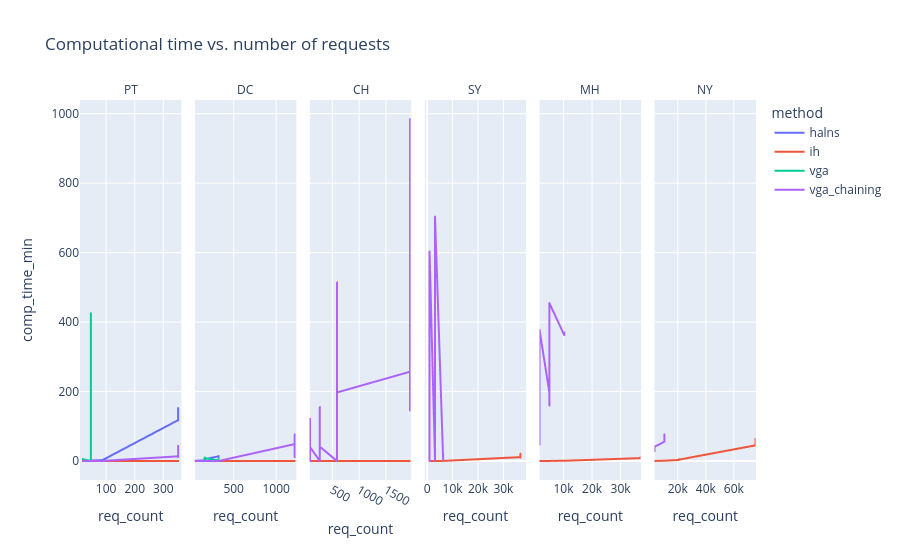

Notebook source saved alongside this figure:
### Code cell
fig = px.line(
    sort_df,
    # x='comp_time_min',
    # y='req_count',
    y='comp_time_min',
    x='req_count',
    color='method',
    title='Computational time vs. number of requests',
    # text="req_count",
    facet_col='area_short',
    # facet_row='area_short',
)

area_order = list(fig.layout.annotations[i].text.split('=')[-1] for i in range(len(fig.layout.annotations)))

for i, area_name in enumerate(area_order, start=1):
    req_data = sort_df[sort_df["area_short"] == area_name]  # Filter data for the current category
    bumper = 10
    if area_name == 'SY':
        bumper = 2000
    x_min = req_data["req_count"].min() - bumper
    x_max = req_data["req_count"].max() + bumper
    # x_min = req_data["comp_time_min"].min() -1
    # x_max = req_data["comp_time_min"].max() +1
    fig.update_xaxes(range=[x_min, x_max], col=i, matches=None, row=1)
    # fig.update_yaxes(range=[x_min, x_max], row=i, col=1, matches=None)

fig.for_each_annotation(lambda a: a.update(text=a.text.split("=")[-1]))

fig.show()

### Figure 1 — Plotly figure (JSON) as saved in the notebook; plotly's stock layout.template omitted (floating-point values rounded to 4 significant figures; data arrays with more than 128 entries replaced by an {"elided": "..."} marker saying what was removed)
{"data": [{"hovertemplate": "method=halns<br>area_short=PT<br>req_count=%{x}<br>comp_time_min=%{y}<extra></extra>", "legendgroup": "halns", "line": {"color": "#636efa", "dash": "solid"}, "marker": {"symbol": "circle"}, "mode": "lines", "name": "halns", "showlegend": true, "type": "scattergl", "x": {"elided": "528 int values"}, "xaxis": "x", "y": {"elided": "528 float values"}, "yaxis": "y"}, {"hovertemplate": "method=halns<br>area_short=DC<br>req_count=%{x}<br>comp_time_min=%{y}<extra></extra>", "legendgroup": "halns", "line": {"color": "#636efa", "dash": "solid"}, "marker": {"symbol": "circle"}, "mode": "lines", "name": "halns", "showlegend": false, "type": "scattergl", "x": {"elided": "308 int values"}, "xaxis": "x2", "y": {"elided": "308 float values"}, "yaxis": "y2"}, {"hovertemplate": "method=halns<br>area_short=CH<br>req_count=%{x}<br>comp_time_min=%{y}<extra></extra>", "legendgroup": "halns", "line": {"color": "#636efa", "dash": "solid"}, "marker": {"symbol": "circle"}, "mode": "lines", "name": "halns", "showlegend": false, "type": "scattergl", "x": [91, 91, 91, 91, 91, 91, 91, 91, 91, 91, 91], "xaxis": "x3", "y": [2.028, 2.028, 2.028, 2.028, 2.028, 2.028, 2.028, 2.028, 2.028, 2.028, 2.028], "yaxis": "y3"}, {"hovertemplate": "method=ih<br>area_short=PT<br>req_count=%{x}<br>comp_time_min=%{y}<extra></extra>", "legendgroup": "ih", "line": {"color": "#EF553B", "dash": "solid"}, "marker": {"symbol": "circle"}, "mode": "lines", "name": "ih", "showlegend": true, "type": "scattergl", "x": {"elided": "528 int values"}, "xaxis": "x", "y": {"elided": "528 float values"}, "yaxis": "y"}, {"hovertemplate": "method=ih<br>area_short=DC<br>req_count=%{x}<br>comp_time_min=%{y}<extra></extra>", "legendgroup": "ih", "line": {"color": "#EF553B", "dash": "solid"}, "marker": {"symbol": "circle"}, "mode": "lines", "name": "ih", "showlegend": false, "type": "scattergl", "x": {"elided": "495 int values"}, "xaxis": "x2", "y": {"elided": "495 float values"}, "yaxis": "y2"}, {"hovertemplate": "method=ih<br>area_short=CH<br>req_count=%{x}<br>comp_time_min=%{y}<extra></extra>", "legendgroup": "ih", "line": {"color": "#EF553B", "dash": "solid"}, "marker": {"symbol": "circle"}, "mode": "lines", "name": "ih", "showlegend": false, "type": "scattergl", "x": {"elided": "528 int values"}, "xaxis": "x3", "y": {"elided": "528 float values"}, "yaxis": "y3"}, {"hovertemplate": "method=ih<br>area_short=SY<br>req_count=%{x}<br>comp_time_min=%{y}<extra></extra>", "legendgroup": "ih", "line": {"color": "#EF553B", "dash": "solid"}, "marker": {"symbol": "circle"}, "mode": "lines", "name": "ih", "showlegend": false, "type": "scattergl", "x": {"elided": "528 int values"}, "xaxis": "x4", "y": {"elided": "528 float values"}, "yaxis": "y4"}, {"hovertemplate": "method=ih<br>area_short=MH<br>req_count=%{x}<br>comp_time_min=%{y}<extra></extra>", "legendgroup": "ih", "line": {"color": "#EF553B", "dash": "solid"}, "marker": {"symbol": "circle"}, "mode": "lines", "name": "ih", "showlegend": false, "type": "scattergl", "x": {"elided": "528 int values"}, "xaxis": "x5", "y": {"elided": "528 float values"}, "yaxis": "y5"}, {"hovertemplate": "method=ih<br>area_short=NY<br>req_count=%{x}<br>comp_time_min=%{y}<extra></extra>", "legendgroup": "ih", "line": {"color": "#EF553B", "dash": "solid"}, "marker": {"symbol": "circle"}, "mode": "lines", "name": "ih", "showlegend": false, "type": "scattergl", "x": {"elided": "528 int values"}, "xaxis": "x6", "y": {"elided": "528 float values"}, "yaxis": "y6"}, {"hovertemplate": "method=vga<br>area_short=PT<br>req_count=%{x}<br>comp_time_min=%{y}<extra></extra>", "legendgroup": "vga", "line": {"color": "#00cc96", "dash": "solid"}, "marker": {"symbol": "circle"}, "mode": "lines", "name": "vga", "showlegend": true, "type": "scattergl", "x": {"elided": "231 int values"}, "xaxis": "x", "y": {"elided": "231 float values"}, "yaxis": "y"}, {"hovertemplate": "method=vga<br>area_short=DC<br>req_count=%{x}<br>comp_time_min=%{y}<extra></extra>", "legendgroup": "vga", "line": {"color": "#00cc96", "dash": "solid"}, "marker": {"symbol": "circle"}, "mode": "lines", "name": "vga", "showlegend": false, "type": "scattergl", "x": {"elided": "330 int values"}, "xaxis": "x2", "y": {"elided": "330 float values"}, "yaxis": "y2"}, {"hovertemplate": "method=vga<br>area_short=CH<br>req_count=%{x}<br>comp_time_min=%{y}<extra></extra>", "legendgroup": "vga", "line": {"color": "#00cc96", "dash": "solid"}, "marker": {"symbol": "circle"}, "mode": "lines", "name": "vga", "showlegend": false, "type": "scattergl", "x": [91, 91, 91, 91, 91, 91, 91, 91, 91, 91, 91, 91, 91, 91, 91, 91, 91, 91, 91, 91, 91, 91, 91, 91, 91, 91, 91, 91, 91, 91, 91, 91, 91, 91, 91, 91, 91, 91, 91, 91, 91, 91, 91, 91, 91, 91, 91, 91, 91, 91, 91, 91, 91, 91, 91], "xaxis": "x3", "y": [0.02178, 0.02178, 0.02178, 0.02178, 0.02178, 0.02178, 0.02178, 0.02178, 0.02178, 0.02178, 0.02178, 0.2913, 0.2913, 0.2913, 0.2913, 0.2913, 0.2913, 0.2913, 0.2913, 0.2913, 0.2913, 0.2913, 0.02362, 0.02362, 0.02362, 0.02362, 0.02362, 0.02362, 0.02362, 0.02362, 0.02362, 0.02362, 0.02362, 30.21, 30.21, 30.21, 30.21, 30.21, 30.21, 30.21, 30.21, 30.21, 30.21, 30.21, 11.77, 11.77, 11.77, 11.77, 11.77, 11.77, 11.77, 11.77, 11.77, 11.77, 11.77], "yaxis": "y3"}, {"hovertemplate": "method=vga<br>area_short=SY<br>req_count=%{x}<br>comp_time_min=%{y}<extra></extra>", "legendgroup": "vga", "line": {"color": "#00cc96", "dash": "solid"}, "marker": {"symbol": "circle"}, "mode": "lines", "name": "vga", "showlegend": false, "type": "scattergl", "x": [1084, 1084, 1084, 1084, 1084, 1084, 1084, 1084, 1084, 1084, 1084, 1084, 1084, 1084, 1084, 1084, 1084, 1084, 1084, 1084, 1084, 1084, 1084, 1084, 1084, 1084, 1084, 1084, 1084, 1084, 1084, 1084, 1084, 1084, 1084, 1084, 1084, 1084, 1084, 1084, 1084, 1084, 1084, 1084, 1084, 1084, 1084, 1084, 1084, 1084, 1084, 1084, 1084, 1084, 1084, 1084, 1084, 1084, 1084, 1084, 1084, 1084, 1084, 1084, 1084, 1084], "xaxis": "x4", "y": [6.677, 6.677, 6.677, 6.677, 6.677, 6.677, 6.677, 6.677, 6.677, 6.677, 6.677, 5.307, 5.307, 5.307, 5.307, 5.307, 5.307, 5.307, 5.307, 5.307, 5.307, 5.307, 6.425, 6.425, 6.425, 6.425, 6.425, 6.425, 6.425, 6.425, 6.425, 6.425, 6.425, 34.54, 34.54, 34.54, 34.54, 34.54, 34.54, 34.54, 34.54, 34.54, 34.54, 34.54, 53.71, 53.71, 53.71, 53.71, 53.71, 53.71, 53.71, 53.71, 53.71, 53.71, 53.71, 34.32, 34.32, 34.32, 34.32, 34.32, 34.32, 34.32, 34.32, 34.32, 34.32, 34.32], "yaxis": "y4"}, {"hovertemplate": "method=vga_chaining<br>area_short=PT<br>req_count=%{x}<br>comp_time_min=%{y}<extra></extra>", "legendgroup": "vga_chaining", "line": {"color": "#ab63fa", "dash": "solid"}, "marker": {"symbol": "circle"}, "mode": "lines", "name": "vga_chaining", "showlegend": true, "type": "scattergl", "x": {"elided": "517 int values"}, "xaxis": "x", "y": {"elided": "517 float values"}, "yaxis": "y"}, {"hovertemplate": "method=vga_chaining<br>area_short=DC<br>req_count=%{x}<br>comp_time_min=%{y}<extra></extra>", "legendgroup": "vga_chaining", "line": {"color": "#ab63fa", "dash": "solid"}, "marker": {"symbol": "circle"}, "mode": "lines", "name": "vga_chaining", "showlegend": false, "type": "scattergl", "x": {"elided": "528 int values"}, "xaxis": "x2", "y": {"elided": "528 float values"}, "yaxis": "y2"}, {"hovertemplate": "method=vga_chaining<br>area_short=CH<br>req_count=%{x}<br>comp_time_min=%{y}<extra></extra>", "legendgroup": "vga_chaining", "line": {"color": "#ab63fa", "dash": "solid"}, "marker": {"symbol": "circle"}, "mode": "lines", "name": "vga_chaining", "showlegend": false, "type": "scattergl", "x": {"elided": "396 int values"}, "xaxis": "x3", "y": {"elided": "396 float values"}, "yaxis": "y3"}, {"hovertemplate": "method=vga_chaining<br>area_short=SY<br>req_count=%{x}<br>comp_time_min=%{y}<extra></extra>", "legendgroup": "vga_chaining", "line": {"color": "#ab63fa", "dash": "solid"}, "marker": {"symbol": "circle"}, "mode": "lines", "name": "vga_chaining", "showlegend": false, "type": "scattergl", "x": {"elided": "220 int values"}, "xaxis": "x4", "y": {"elided": "220 float values"}, "yaxis": "y4"}, {"hovertemplate": "method=vga_chaining<br>area_short=MH<br>req_count=%{x}<br>comp_time_min=%{y}<extra></extra>", "legendgroup": "vga_chaining", "line": {"color": "#ab63fa", "dash": "solid"}, "marker": {"symbol": "circle"}, "mode": "lines", "name": "vga_chaining", "showlegend": false, "type": "scattergl", "x": [1658, 1658, 1658, 1658, 1658, 1658, 1658, 1658, 1658, 1658, 1658, 1658, 1658, 1658, 1658, 1658, 1658, 1658, 1658, 1658, 1658, 1658, 1658, 1658, 1658, 1658, 1658, 1658, 1658, 1658, 1658, 1658, 1658, 5113, 5113, 5113, 5113, 5113, 5113, 5113, 5113, 5113, 5113, 5113, 5113, 5113, 5113, 5113, 5113, 5113, 5113, 5113, 5113, 5113, 5113, 5113, 5113, 5113, 5113, 5113, 5113, 5113, 5113, 5113, 5113, 5113, 10362, 10362, 10362, 10362, 10362, 10362, 10362, 10362, 10362, 10362, 10362, 10362, 10362, 10362, 10362, 10362, 10362, 10362, 10362, 10362, 10362, 10362], "xaxis": "x5", "y": [72.44, 72.44, 72.44, 72.44, 72.44, 72.44, 72.44, 72.44, 72.44, 72.44, 72.44, 47.37, 47.37, 47.37, 47.37, 47.37, 47.37, 47.37, 47.37, 47.37, 47.37, 47.37, 377.0, 377.0, 377.0, 377.0, 377.0, 377.0, 377.0, 377.0, 377.0, 377.0, 377.0, 197.8, 197.8, 197.8, 197.8, 197.8, 197.8, 197.8, 197.8, 197.8, 197.8, 197.8, 160.0, 160.0, 160.0, 160.0, 160.0, 160.0, 160.0, 160.0, 160.0, 160.0, 160.0, 454.7, 454.7, 454.7, 454.7, 454.7, 454.7, 454.7, 454.7, 454.7, 454.7, 454.7, 362.5, 362.5, 362.5, 362.5, 362.5, 362.5, 362.5, 362.5, 362.5, 362.5, 362.5, 370.3, 370.3, 370.3, 370.3, 370.3, 370.3, 370.3, 370.3, 370.3, 370.3, 370.3], "yaxis": "y5"}, {"hovertemplate": "method=vga_chaining<br>area_short=NY<br>req_count=%{x}<br>comp_time_min=%{y}<extra></extra>", "legendgroup": "vga_chaining", "line": {"color": "#ab63fa", "dash": "solid"}, "marker": {"symbol": "circle"}, "mode": "lines", "name": "vga_chaining", "showlegend": false, "type": "scattergl", "x": [3488, 3488, 3488, 3488, 3488, 3488, 3488, 3488, 3488, 3488, 3488, 3488, 3488, 3488, 3488, 3488, 3488, 3488, 3488, 3488, 3488, 3488, 3488, 3488, 3488, 3488, 3488, 3488, 3488, 3488, 3488, 3488, 3488, 10567, 10567, 10567, 10567, 10567, 10567, 10567, 10567, 10567, 10567, 10567, 10567, 10567, 10567, 10567, 10567, 10567, 10567, 10567, 10567, 10567, 10567, 10567, 10567, 10567, 10567, 10567, 10567, 10567, 10567, 10567, 10567, 10567], "xaxis": "x6", "y": [28.12, 28.12, 28.12, 28.12, 28.12, 28.12, 28.12, 28.12, 28.12, 28.12, 28.12, 30.98, 30.98, 30.98, 30.98, 30.98, 30.98, 30.98, 30.98, 30.98, 30.98, 30.98, 40.84, 40.84, 40.84, 40.84, 40.84, 40.84, 40.84, 40.84, 40.84, 40.84, 40.84, 55.74, 55.74, 55.74, 55.74, 55.74, 55.74, 55.74, 55.74, 55.74, 55.74, 55.74, 56.53, 56.53, 56.53, 56.53, 56.53, 56.53, 56.53, 56.53, 56.53, 56.53, 56.53, 76.39, 76.39, 76.39, 76.39, 76.39, 76.39, 76.39, 76.39, 76.39, 76.39, 76.39], "yaxis": "y6"}], "layout": {"annotations": [{"font": {}, "showarrow": false, "text": "PT", "x": 0.075, "xanchor": "center", "xref": "paper", "y": 1, "yanchor": "bottom", "yref": "paper"}, {"font": {}, "showarrow": false, "text": "DC", "x": 0.245, "xanchor": "center", "xref": "paper", "y": 1, "yanchor": "bottom", "yref": "paper"}, {"font": {}, "showarrow": false, "text": "CH", "x": 0.415, "xanchor": "center", "xref": "paper", "y": 1, "yanchor": "bottom", "yref": "paper"}, {"font": {}, "showarrow": false, "text": "SY", "x": 0.585, "xanchor": "center", "xref": "paper", "y": 1, "yanchor": "bottom", "yref": "paper"}, {"font": {}, "showarrow": false, "text": "MH", "x": 0.755, "xanchor": "center", "xref": "paper", "y": 1, "yanchor": "bottom", "yref": "paper"}, {"font": {}, "showarrow": false, "text": "NY", "x": 0.925, "xanchor": "center", "xref": "paper", "y": 1, "yanchor": "bottom", "yref": "paper"}], "legend": {"title": {"text": "method"}, "tracegroupgap": 0}, "title": {"text": "Computational time vs. number of requests"}, "xaxis": {"anchor": "y", "domain": [0, 0.15], "range": [9, 363], "title": {"text": "req_count"}}, "xaxis2": {"anchor": "y2", "domain": [0.17, 0.32], "range": [44, 1237], "title": {"text": "req_count"}}, "xaxis3": {"anchor": "y3", "domain": [0.34, 0.49], "range": [81, 1972], "title": {"text": "req_count"}}, "xaxis4": {"anchor": "y4", "domain": [0.51, 0.66], "range": [-916, 38944], "title": {"text": "req_count"}}, "xaxis5": {"anchor": "y5", "domain": [0.68, 0.83], "range": [1648, 37190], "title": {"text": "req_count"}}, "xaxis6": {"anchor": "y6", "domain": [0.85, 1], "range": [3478, 75806], "title": {"text": "req_count"}}, "yaxis": {"anchor": "x", "domain": [0, 1], "title": {"text": "comp_time_min"}}, "yaxis2": {"anchor": "x2", "domain": [0, 1], "matches": "y", "showticklabels": false}, "yaxis3": {"anchor": "x3", "domain": [0, 1], "matches": "y", "showticklabels": false}, "yaxis4": {"anchor": "x4", "domain": [0, 1], "matches": "y", "showticklabels": false}, "yaxis5": {"anchor": "x5", "domain": [0, 1], "matches": "y", "showticklabels": false}, "yaxis6": {"anchor": "x6", "domain": [0, 1], "matches": "y", "showticklabels": false}}}
